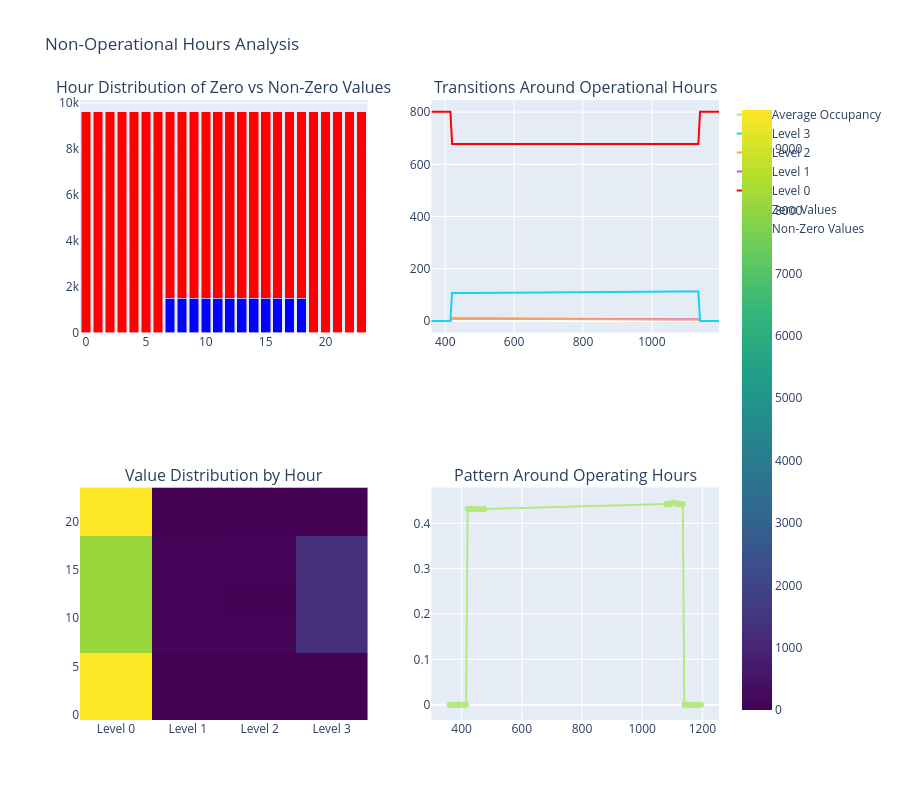

Here is the notebook cell this chart was saved with:
### Code cell
def analyze_non_operational_hours(df):
    """Analyze patterns during non-operational hours to validate zero values"""
    try:
        # Filter for BLAVA zones
        blava_df = df[df['tipo'] == 'BLAVA'].copy()
        
        # Define operational periods
        blava_df['is_operational'] = blava_df['hour'].between(7, 18)
        
        # Create subplots
        fig = make_subplots(
            rows=2, cols=2,
            subplot_titles=(
                'Hour Distribution of Zero vs Non-Zero Values',
                'Transitions Around Operational Hours',
                'Value Distribution by Hour',
                'Pattern Around Operating Hours'
            )
        )

        # 1. Hour Distribution of Zero vs Non-Zero Values
        hourly_zeros = pd.crosstab(blava_df['hour'], blava_df['occupancy_level'] == 0)
        fig.add_trace(
            go.Bar(
                name='Non-Zero Values',
                x=hourly_zeros.index,
                y=hourly_zeros[False].values if False in hourly_zeros.columns else [0] * 24,
                marker_color='blue'
            ),
            row=1, col=1
        )
        fig.add_trace(
            go.Bar(
                name='Zero Values',
                x=hourly_zeros.index,
                y=hourly_zeros[True].values,
                marker_color='red'
            ),
            row=1, col=1
        )

        # 2. Transitions around operational hours
        transition_hours = [6, 7, 18, 19]  # Hours around transitions
        transition_data = blava_df[blava_df['hour'].isin(transition_hours)].copy()
        transition_data['minute_of_day'] = transition_data['hour'] * 60 + transition_data['minute']
        
        transition_stats = transition_data.groupby(['minute_of_day', 'occupancy_level']).size().unstack(fill_value=0)
        fig.add_trace(
            go.Scatter(
                x=transition_stats.index,
                y=transition_stats[0],  # Zero values
                name='Level 0',
                mode='lines',
                line=dict(color='red')
            ),
            row=1, col=2
        )
        for level in [1, 2, 3]:
            if level in transition_stats.columns:
                fig.add_trace(
                    go.Scatter(
                        x=transition_stats.index,
                        y=transition_stats[level],
                        name=f'Level {level}',
                        mode='lines'
                    ),
                    row=1, col=2
                )

        # 3. Value Distribution by Hour
        hourly_stats = blava_df.groupby('hour')['occupancy_level'].value_counts().unstack(fill_value=0)
        fig.add_trace(
            go.Heatmap(
                z=hourly_stats.values,
                x=[f'Level {i}' for i in hourly_stats.columns],
                y=hourly_stats.index,
                colorscale='Viridis'
            ),
            row=2, col=1
        )

        # 4. Pattern Around Operating Hours
        edge_hours = blava_df[blava_df['hour'].isin([6, 7, 18, 19])].copy()
        edge_hours['minute_of_day'] = edge_hours['hour'] * 60 + edge_hours['minute']
        avg_by_minute = edge_hours.groupby('minute_of_day')['occupancy_level'].mean()
        
        fig.add_trace(
            go.Scatter(
                x=avg_by_minute.index,
                y=avg_by_minute.values,
                mode='lines+markers',
                name='Average Occupancy'
            ),
            row=2, col=2
        )

        # Update layout
        fig.update_layout(
            height=800,
            title_text='Non-Operational Hours Analysis',
            barmode='stack'
        )

        return fig

    except Exception as e:
        print(f"Error in non-operational analysis: {str(e)}")
        return None

# Run the analysis
non_op_fig = analyze_non_operational_hours(df)
if non_op_fig is not None:
    non_op_fig.show()

# Print detailed analysis
print("\nNon-Operational Hours Analysis:")
print("-" * 50)

blava_df = df[df['tipo'] == 'BLAVA'].copy()
blava_df['is_operational'] = blava_df['hour'].between(7, 18)

# Analyze transitions at boundaries
print("\n1. Transition Analysis:")
for hour in [6, 7, 18, 19]:
    hour_data = blava_df[blava_df['hour'] == hour]
    print(f"\nHour {hour}:00:")
    print(f"Total records: {len(hour_data):,}")
    print("Value distribution:")
    print(hour_data['occupancy_level'].value_counts().sort_index())

# Analyze patterns in zero values
print("\n2. Zero Value Analysis:")
zero_records = blava_df[blava_df['occupancy_level'] == 0]
print(f"Total zero records: {len(zero_records):,}")
print("\nZero values by operational status:")
print(pd.crosstab(blava_df['is_operational'], blava_df['occupancy_level'] == 0))

# Check for any non-zero values during non-operational hours
non_op_nonzero = blava_df[
    (~blava_df['is_operational']) & 
    (blava_df['occupancy_level'] != 0)
]
print("\n3. Non-Zero Values During Non-Operational Hours:")
print(f"Count: {len(non_op_nonzero)}")
if len(non_op_nonzero) > 0:
    print("\nDistribution:")
    print(non_op_nonzero['occupancy_level'].value_counts())

### Figure 1 — Plotly figure (JSON) as saved in the notebook; plotly's stock layout.template omitted (floating-point values rounded to 4 significant figures)
{"data": [{"marker": {"color": "blue"}, "name": "Non-Zero Values", "type": "bar", "x": [0, 1, 2, 3, 4, 5, 6, 7, 8, 9, 10, 11, 12, 13, 14, 15, 16, 17, 18, 19, 20, 21, 22, 23], "xaxis": "x", "y": [0, 0, 0, 0, 0, 0, 0, 1488, 1488, 1488, 1488, 1488, 1488, 1488, 1488, 1488, 1488, 1488, 1488, 0, 0, 0, 0, 0], "yaxis": "y"}, {"marker": {"color": "red"}, "name": "Zero Values", "type": "bar", "x": [0, 1, 2, 3, 4, 5, 6, 7, 8, 9, 10, 11, 12, 13, 14, 15, 16, 17, 18, 19, 20, 21, 22, 23], "xaxis": "x", "y": [9624, 9624, 9624, 9624, 9624, 9624, 9624, 8136, 8136, 8136, 8136, 8136, 8136, 8136, 8136, 8136, 8136, 8136, 8136, 9624, 9624, 9624, 9624, 9624], "yaxis": "y"}, {"line": {"color": "red"}, "mode": "lines", "name": "Level 0", "type": "scatter", "x": [360, 365, 370, 375, 380, 385, 390, 395, 400, 405, 410, 415, 420, 425, 430, 435, 440, 445, 450, 455, 460, 465, 470, 475, 1080, 1085, 1090, 1095, 1100, 1105, 1110, 1115, 1120, 1125, 1130, 1135, 1140, 1145, 1150, 1155, 1160, 1165, 1170, 1175, 1180, 1185, 1190, 1195], "xaxis": "x2", "y": [802, 802, 802, 802, 802, 802, 802, 802, 802, 802, 802, 802, 678, 678, 678, 678, 678, 678, 678, 678, 678, 678, 678, 678, 678, 678, 678, 678, 678, 678, 678, 678, 678, 678, 678, 678, 802, 802, 802, 802, 802, 802, 802, 802, 802, 802, 802, 802], "yaxis": "y2"}, {"mode": "lines", "name": "Level 1", "type": "scatter", "x": [360, 365, 370, 375, 380, 385, 390, 395, 400, 405, 410, 415, 420, 425, 430, 435, 440, 445, 450, 455, 460, 465, 470, 475, 1080, 1085, 1090, 1095, 1100, 1105, 1110, 1115, 1120, 1125, 1130, 1135, 1140, 1145, 1150, 1155, 1160, 1165, 1170, 1175, 1180, 1185, 1190, 1195], "xaxis": "x2", "y": [0, 0, 0, 0, 0, 0, 0, 0, 0, 0, 0, 0, 9, 9, 9, 9, 9, 9, 9, 9, 9, 9, 9, 9, 6, 6, 6, 6, 6, 6, 6, 6, 6, 6, 6, 6, 0, 0, 0, 0, 0, 0, 0, 0, 0, 0, 0, 0], "yaxis": "y2"}, {"mode": "lines", "name": "Level 2", "type": "scatter", "x": [360, 365, 370, 375, 380, 385, 390, 395, 400, 405, 410, 415, 420, 425, 430, 435, 440, 445, 450, 455, 460, 465, 470, 475, 1080, 1085, 1090, 1095, 1100, 1105, 1110, 1115, 1120, 1125, 1130, 1135, 1140, 1145, 1150, 1155, 1160, 1165, 1170, 1175, 1180, 1185, 1190, 1195], "xaxis": "x2", "y": [0, 0, 0, 0, 0, 0, 0, 0, 0, 0, 0, 0, 8, 8, 8, 8, 8, 8, 8, 8, 8, 8, 8, 8, 5, 5, 5, 5, 3, 3, 3, 5, 5, 5, 5, 5, 0, 0, 0, 0, 0, 0, 0, 0, 0, 0, 0, 0], "yaxis": "y2"}, {"mode": "lines", "name": "Level 3", "type": "scatter", "x": [360, 365, 370, 375, 380, 385, 390, 395, 400, 405, 410, 415, 420, 425, 430, 435, 440, 445, 450, 455, 460, 465, 470, 475, 1080, 1085, 1090, 1095, 1100, 1105, 1110, 1115, 1120, 1125, 1130, 1135, 1140, 1145, 1150, 1155, 1160, 1165, 1170, 1175, 1180, 1185, 1190, 1195], "xaxis": "x2", "y": [0, 0, 0, 0, 0, 0, 0, 0, 0, 0, 0, 0, 107, 107, 107, 107, 107, 107, 107, 107, 107, 107, 107, 107, 113, 113, 113, 113, 115, 115, 115, 113, 113, 113, 113, 113, 0, 0, 0, 0, 0, 0, 0, 0, 0, 0, 0, 0], "yaxis": "y2"}, {"colorscale": [[0, "#440154"], [0.1111, "#482878"], [0.2222, "#3e4989"], [0.3333, "#31688e"], [0.4444, "#26828e"], [0.5556, "#1f9e89"], [0.6667, "#35b779"], [0.7778, "#6ece58"], [0.8889, "#b5de2b"], [1, "#fde725"]], "type": "heatmap", "x": ["Level 0", "Level 1", "Level 2", "Level 3"], "xaxis": "x3", "y": [0, 1, 2, 3, 4, 5, 6, 7, 8, 9, 10, 11, 12, 13, 14, 15, 16, 17, 18, 19, 20, 21, 22, 23], "yaxis": "y3", "z": [[9624, 0, 0, 0], [9624, 0, 0, 0], [9624, 0, 0, 0], [9624, 0, 0, 0], [9624, 0, 0, 0], [9624, 0, 0, 0], [9624, 0, 0, 0], [8136, 108, 96, 1284], [8136, 108, 89, 1291], [8136, 84, 60, 1344], [8136, 84, 60, 1344], [8136, 84, 36, 1368], [8136, 84, 36, 1368], [8136, 84, 36, 1368], [8136, 84, 84, 1320], [8136, 84, 84, 1320], [8136, 84, 60, 1344], [8136, 84, 60, 1344], [8136, 72, 54, 1362], [9624, 0, 0, 0], [9624, 0, 0, 0], [9624, 0, 0, 0], [9624, 0, 0, 0], [9624, 0, 0, 0]]}, {"mode": "lines+markers", "name": "Average Occupancy", "type": "scatter", "x": [360, 365, 370, 375, 380, 385, 390, 395, 400, 405, 410, 415, 420, 425, 430, 435, 440, 445, 450, 455, 460, 465, 470, 475, 1080, 1085, 1090, 1095, 1100, 1105, 1110, 1115, 1120, 1125, 1130, 1135, 1140, 1145, 1150, 1155, 1160, 1165, 1170, 1175, 1180, 1185, 1190, 1195], "xaxis": "x4", "y": [0.0, 0.0, 0.0, 0.0, 0.0, 0.0, 0.0, 0.0, 0.0, 0.0, 0.0, 0.0, 0.4314, 0.4314, 0.4314, 0.4314, 0.4314, 0.4314, 0.4314, 0.4314, 0.4314, 0.4314, 0.4314, 0.4314, 0.4426, 0.4426, 0.4426, 0.4426, 0.4451, 0.4451, 0.4451, 0.4426, 0.4426, 0.4426, 0.4426, 0.4426, 0.0, 0.0, 0.0, 0.0, 0.0, 0.0, 0.0, 0.0, 0.0, 0.0, 0.0, 0.0], "yaxis": "y4"}], "layout": {"annotations": [{"font": {"size": 16}, "showarrow": false, "text": "Hour Distribution of Zero vs Non-Zero Values", "x": 0.225, "xanchor": "center", "xref": "paper", "y": 1, "yanchor": "bottom", "yref": "paper"}, {"font": {"size": 16}, "showarrow": false, "text": "Transitions Around Operational Hours", "x": 0.775, "xanchor": "center", "xref": "paper", "y": 1, "yanchor": "bottom", "yref": "paper"}, {"font": {"size": 16}, "showarrow": false, "text": "Value Distribution by Hour", "x": 0.225, "xanchor": "center", "xref": "paper", "y": 0.375, "yanchor": "bottom", "yref": "paper"}, {"font": {"size": 16}, "showarrow": false, "text": "Pattern Around Operating Hours", "x": 0.775, "xanchor": "center", "xref": "paper", "y": 0.375, "yanchor": "bottom", "yref": "paper"}], "barmode": "stack", "height": 800, "title": {"text": "Non-Operational Hours Analysis"}, "xaxis": {"anchor": "y", "domain": [0, 0.45]}, "xaxis2": {"anchor": "y2", "domain": [0.55, 1]}, "xaxis3": {"anchor": "y3", "domain": [0, 0.45]}, "xaxis4": {"anchor": "y4", "domain": [0.55, 1]}, "yaxis": {"anchor": "x", "domain": [0.625, 1]}, "yaxis2": {"anchor": "x2", "domain": [0.625, 1]}, "yaxis3": {"anchor": "x3", "domain": [0, 0.375]}, "yaxis4": {"anchor": "x4", "domain": [0, 0.375]}}}
